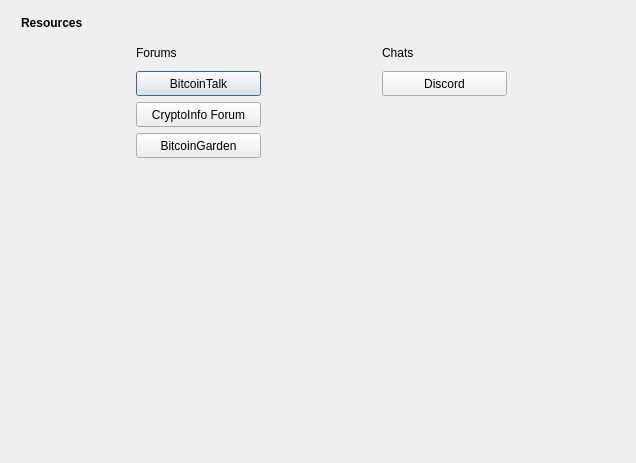
<?xml version="1.0" encoding="UTF-8"?>
<ui version="4.0">
 <class>Resources</class>
 <widget class="QDialog" name="Resources">
  <property name="windowModality">
   <enum>Qt::NonModal</enum>
  </property>
  <property name="enabled">
   <bool>true</bool>
  </property>
  <property name="geometry">
   <rect>
    <x>0</x>
    <y>0</y>
    <width>636</width>
    <height>463</height>
   </rect>
  </property>
  <property name="sizePolicy">
   <sizepolicy hsizetype="Preferred" vsizetype="Preferred">
    <horstretch>0</horstretch>
    <verstretch>0</verstretch>
   </sizepolicy>
  </property>
  <property name="minimumSize">
   <size>
    <width>0</width>
    <height>0</height>
   </size>
  </property>
  <property name="acceptDrops">
   <bool>false</bool>
  </property>
  <property name="windowTitle">
   <string>Testcoin Block Explorer</string>
  </property>
  <layout class="QGridLayout">
   <property name="sizeConstraint">
    <enum>QLayout::SetMaximumSize</enum>
   </property>
   <property name="leftMargin">
    <number>21</number>
   </property>
   <property name="topMargin">
    <number>10</number>
   </property>
   <property name="rightMargin">
    <number>10</number>
   </property>
   <item row="1" column="0">
    <widget class="QWidget" name="widget" native="true">
     <widget class="QWidget" name="layoutWidgetBE1">
      <property name="geometry">
       <rect>
        <x>0</x>
        <y>0</y>
        <width>601</width>
        <height>27</height>
       </rect>
      </property>
      <layout class="QHBoxLayout" name="horizontalLayoutBE">
       <property name="spacing">
        <number>7</number>
       </property>
       <item>
        <widget class="QLabel" name="labelResources">
         <property name="sizePolicy">
          <sizepolicy hsizetype="Preferred" vsizetype="Maximum">
           <horstretch>0</horstretch>
           <verstretch>0</verstretch>
          </sizepolicy>
         </property>
         <property name="font">
          <font>
           <weight>75</weight>
           <bold>true</bold>
          </font>
         </property>
         <property name="styleSheet">
          <string notr="true">font-weight:bold;</string>
         </property>
         <property name="text">
          <string>Resources</string>
         </property>
        </widget>
       </item>
       <item>
        <spacer name="horizontalSpacerBE">
         <property name="orientation">
          <enum>Qt::Horizontal</enum>
         </property>
         <property name="sizeHint" stdset="0">
          <size>
           <width>40</width>
           <height>20</height>
          </size>
         </property>
        </spacer>
       </item>
      </layout>
     </widget>
     <widget class="QWidget" name="horizontalLayoutWidget">
      <property name="geometry">
       <rect>
        <x>0</x>
        <y>30</y>
        <width>601</width>
        <height>401</height>
       </rect>
      </property>
      <layout class="QHBoxLayout" name="horizontalLayout">
       <item>
        <layout class="QVBoxLayout" name="verticalLayout">
         <item>
          <widget class="QLabel" name="label">
           <property name="minimumSize">
            <size>
             <width>0</width>
             <height>25</height>
            </size>
           </property>
           <property name="text">
            <string>Forums</string>
           </property>
          </widget>
         </item>
         <item>
          <layout class="QHBoxLayout" name="horizontalLayout_2">
           <property name="bottomMargin">
            <number>0</number>
           </property>
           <item>
            <widget class="QPushButton" name="pushButton_bitcointalk">
             <property name="minimumSize">
              <size>
               <width>0</width>
               <height>25</height>
              </size>
             </property>
             <property name="maximumSize">
              <size>
               <width>125</width>
               <height>16777215</height>
              </size>
             </property>
             <property name="text">
              <string>BitcoinTalk</string>
             </property>
            </widget>
           </item>
          </layout>
         </item>
         <item>
          <layout class="QHBoxLayout" name="horizontalLayout_3">
           <property name="bottomMargin">
            <number>0</number>
           </property>
           <item>
            <widget class="QPushButton" name="pushButton_infocoinfrm">
             <property name="minimumSize">
              <size>
               <width>0</width>
               <height>25</height>
              </size>
             </property>
             <property name="maximumSize">
              <size>
               <width>125</width>
               <height>16777215</height>
              </size>
             </property>
             <property name="text">
              <string>CryptoInfo Forum</string>
             </property>
            </widget>
           </item>
          </layout>
         </item>
         <item>
          <layout class="QHBoxLayout" name="horizontalLayout_4">
           <property name="bottomMargin">
            <number>0</number>
           </property>
           <item>
            <widget class="QPushButton" name="pushButton_garden">
             <property name="minimumSize">
              <size>
               <width>0</width>
               <height>25</height>
              </size>
             </property>
             <property name="maximumSize">
              <size>
               <width>125</width>
               <height>16777215</height>
              </size>
             </property>
             <property name="text">
              <string>BitcoinGarden</string>
             </property>
            </widget>
           </item>
          </layout>
         </item>
         <item>
          <spacer name="verticalSpacer">
           <property name="orientation">
            <enum>Qt::Vertical</enum>
           </property>
           <property name="sizeHint" stdset="0">
            <size>
             <width>20</width>
             <height>40</height>
            </size>
           </property>
          </spacer>
         </item>
        </layout>
       </item>
       <item>
        <layout class="QVBoxLayout" name="verticalLayout_2">
         <item>
          <widget class="QLabel" name="label_2">
           <property name="minimumSize">
            <size>
             <width>0</width>
             <height>25</height>
            </size>
           </property>
           <property name="text">
            <string>Chats</string>
           </property>
          </widget>
         </item>
         <item>
          <layout class="QHBoxLayout" name="horizontalLayout_5">
           <property name="bottomMargin">
            <number>0</number>
           </property>
           <item>
            <widget class="QPushButton" name="pushButton_discord">
             <property name="minimumSize">
              <size>
               <width>0</width>
               <height>25</height>
              </size>
             </property>
             <property name="maximumSize">
              <size>
               <width>125</width>
               <height>16777215</height>
              </size>
             </property>
             <property name="text">
              <string>Discord</string>
             </property>
            </widget>
           </item>
          </layout>
         </item>
         <item>
          <spacer name="verticalSpacer_2">
           <property name="orientation">
            <enum>Qt::Vertical</enum>
           </property>
           <property name="sizeHint" stdset="0">
            <size>
             <width>20</width>
             <height>40</height>
            </size>
           </property>
          </spacer>
         </item>
        </layout>
       </item>
      </layout>
     </widget>
    </widget>
   </item>
  </layout>
 </widget>
 <resources/>
 <connections/>
</ui>
